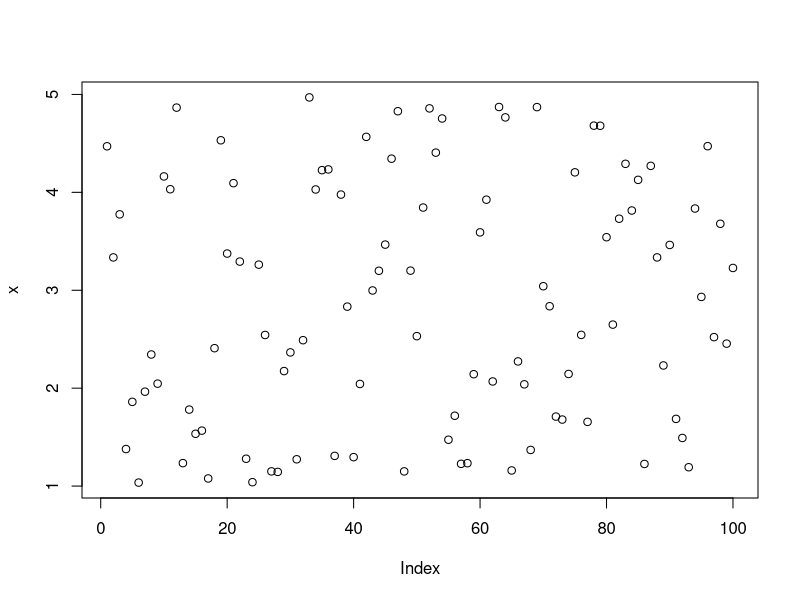
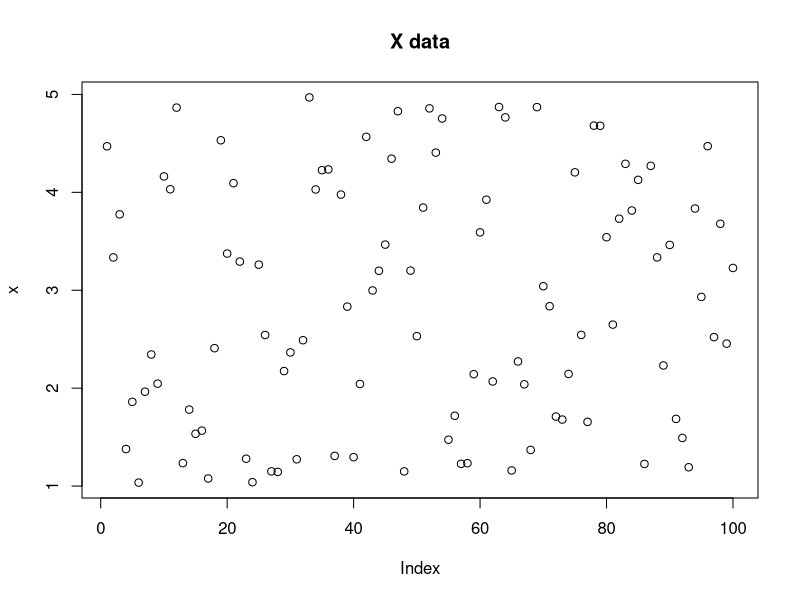
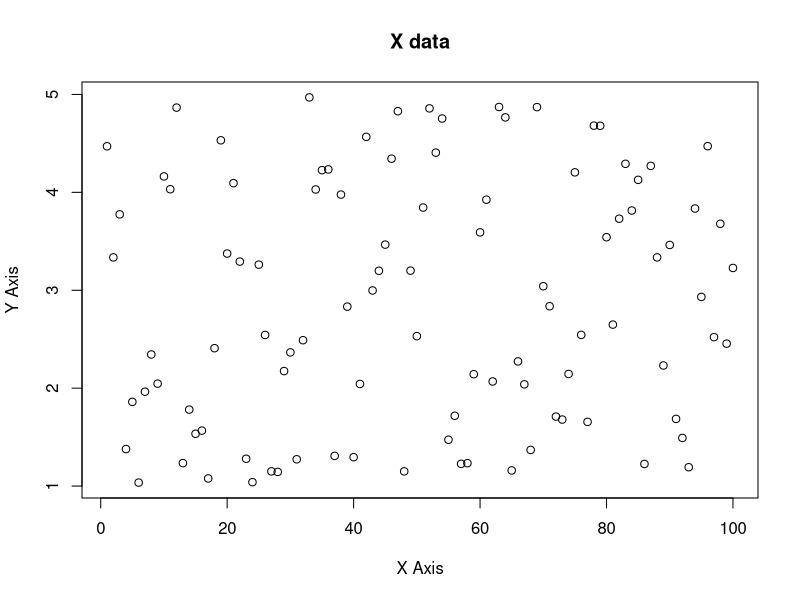
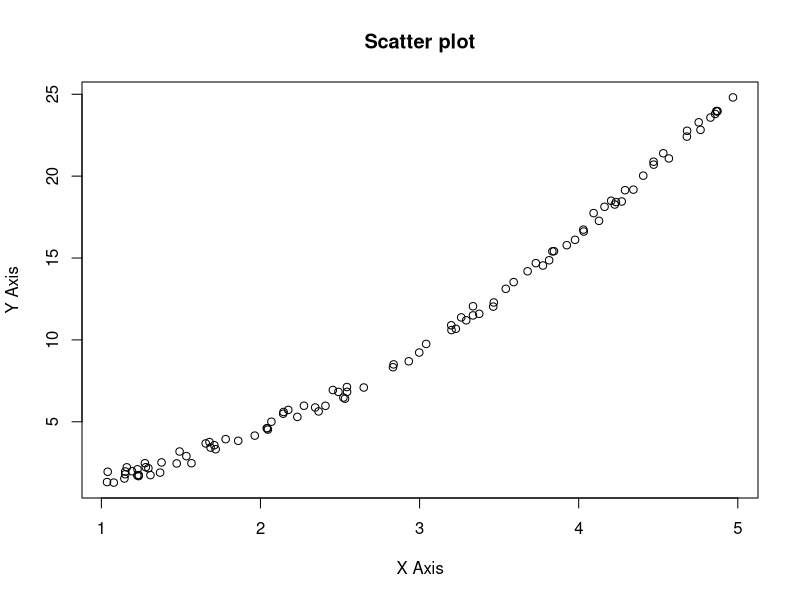
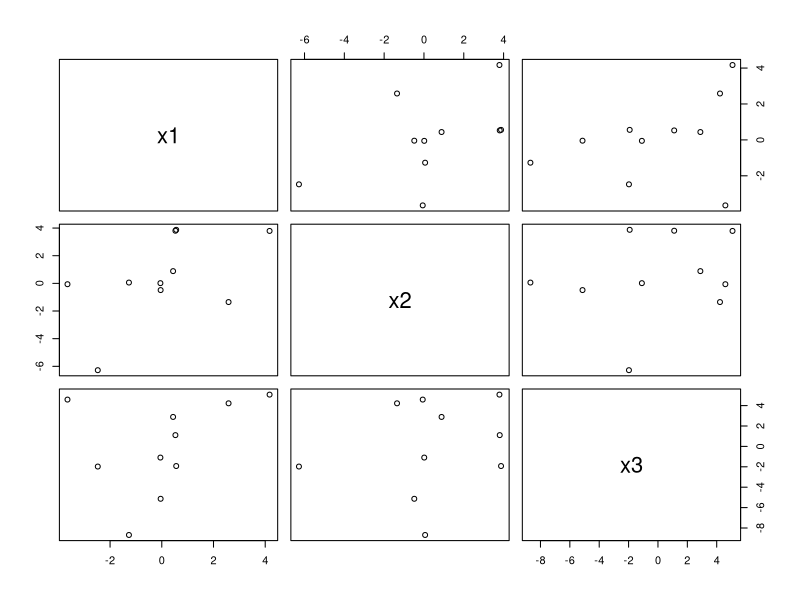
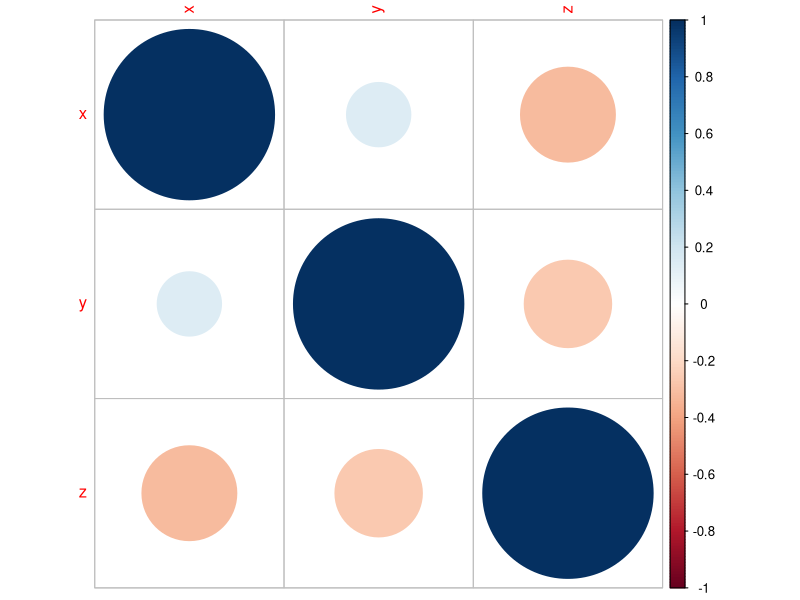
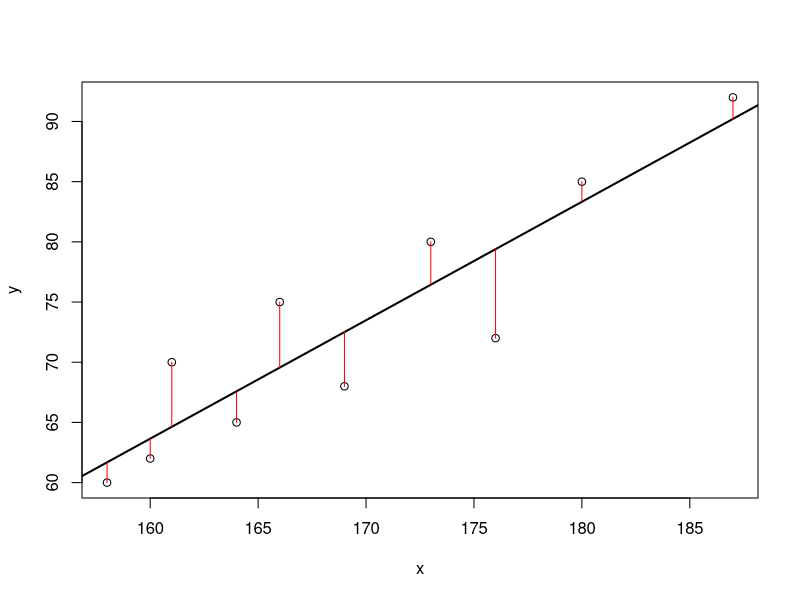
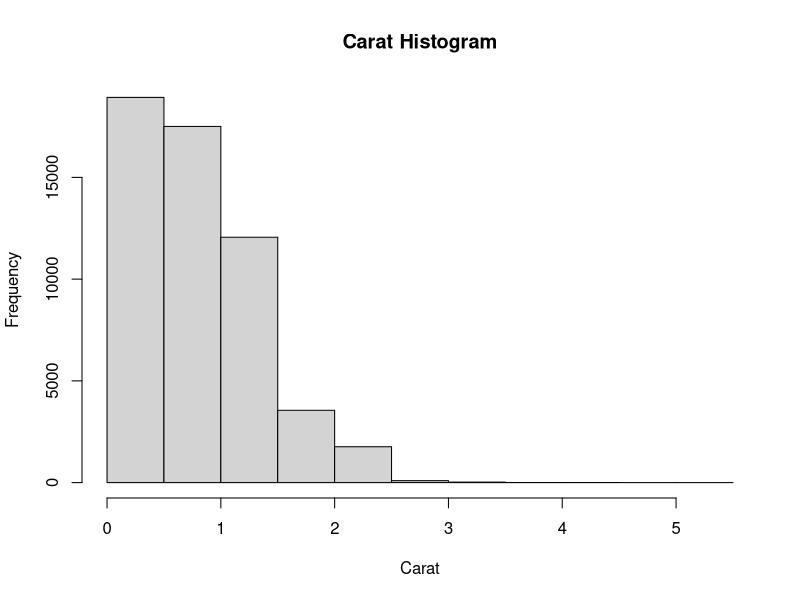

Here is the R script that generated these plots, in order:
###############################################################
# Lab II - Basics of Ploting and ggplot
#-------------------------------------------------------------#
# #############################################################

#-------------------------------------------------------------
# Step 1: Random Number and Plot
#-------------------------------------------------------------
x <- runif(100, min = 1, max = 5)
x
y <- x^2 + runif(100)
y

# 1.1 Plot x
plot(x)
plot(x, main = "X data")
plot(x, main = "X data",xlab = "X Axis", ylab="Y Axis")


# 1.2 Scatter Plot; x vs y
plot(x, y, main = "Scatter plot",xlab = "X Axis", ylab="Y Axis")


# 1.3 Saving the Plot to a file
png(filename="MyPlot.png")
plot(x, y, main = "Scatter plot",xlab = "X Axis", ylab="Y Axis")
dev.off()
getwd()   # Get the Current Working Directory, Similar to pwd in linux



#-------------------------------------------------------------
# Step 2: The Normal Distribution
#-------------------------------------------------------------
x1 <- rnorm(10,sd=2)
x1
x2 <- rnorm(10,sd=3)
x2
x3 <- rnorm(10,sd=4)
x3

# Plot x1,x2,x3 together
df <- data.frame(x1,x2,x3)
plot(df[,1:3])



#-------------------------------------------------------------
# Step 3: Min, Max, Sum, Std Deviation
#         Mean, Median, Mode
#-------------------------------------------------------------
x <- c(2,7,3,2,4,1,8,2,4,2,8,-5,4)
min(x)
max(x)
sum(x)
sd(x)

mean(x)
median(x)

# To get mode (Most occured element in a list)
getmode <- function(v) {
  uniqv <- unique(v)
  uniqv[which.max(tabulate(match(v, uniqv)))]
}

getmode(x)


#-------------------------------------------------------------
# Step 4: Correlation, Variance and Covariance (Matrices) 
#-------------------------------------------------------------

x <- c(2,7,3,2,4,1,8,2,4,2,8,-5,4)
y <- c(6,3,8,1,3,6,8,2,3,5,8,4,-6)
z <- round(runif(13,min=-10, max=10),0) 

# Variance
var(x, y)

# Co-variance
cov(x, y, method = "pearson")
cov(x, y, method = "kendall")
cov(x, y, method = "spearman")

# Correlation
cor(x, y, method = "pearson")
cor(x, y, method = "kendall")
cor(x, y, method = "spearman")


# Pairwise correlation
df <- data.frame(x,y,z)
pairCor <- cor(df,use="pairwise",method="pearson")
pairCor


# Visualize correlation of all variable with each other
install.packages("corrplot")
library(corrplot)
corrplot(pairCor)


#-------------------------------------------------------------
# Step 5: Linear Regression
#-------------------------------------------------------------

x <- c(173, 169, 176, 166, 161, 164, 160, 158, 180, 187)
y <- c(80, 68, 72, 75, 70, 65, 62, 60, 85, 92) 

linearModel <- lm(y ~ x)
plot(x, y)
abline(linearModel, lwd=2)
predicted <- predict(linearModel) 
segments(x, y, x, predicted, col="red")


#-------------------------------------------------------------
# Step 6: Basic Plots using ggplot
#-------------------------------------------------------------

install.packages("ggplot2")
library(ggplot2)

data(diamonds)  # Loading build-in dataset
head(diamonds)
summary(diamonds) #Summarize the dataset

# 6.1 Histogram
hist(diamonds$carat, main = "Carat Histogram", xlab = "Carat")

plot(price ~ carat, data = diamonds)
plot(diamonds$carat, diamonds$price)


# 6.2 Boxplots

boxplot(diamonds$carat)

# The idea behind the boxplot is that the 
# thick middle line represents the median and 
# the box is bounded by the first and third 
# quartiles. That is, the middle 50% of data 
# (the Interquartile Range or IQR) is held in 
# the box. The lines extend out to 1.5*IQR in 
# both directions. Outlier points are then
# plotted beyond that. It is important to note 
# that while 50% of the data are very visible 
# in the box, that means 50% of the data are 
# not really displayed. That is a lot of 
# information to not see.


boxplot(diamonds)
boxplot(diamonds[,-c(7)]) # dropping carat column


# 6.3 Histograms and Densities
ggplot(data = diamonds) + geom_histogram(aes(x = carat))
ggplot(data = diamonds) + geom_density(aes(x = carat), fill = "grey50")

# Scatter Plot
ggplot(diamonds, aes(x = carat, y = price)) + geom_point()

g <- ggplot(diamonds, aes(x = carat, y = price))
g + geom_point(aes(color = color))
g + geom_point(aes(color = color)) + facet_wrap(~color)
g + geom_point(aes(color = color)) + facet_grid(cut ~ clarity)


ggplot(diamonds, aes(x = carat)) + geom_histogram() + facet_wrap(~color)
ggplot(diamonds, aes(y = carat, x = 1)) + geom_boxplot()
ggplot(diamonds, aes(y = carat, x = cut)) + geom_boxplot()
ggplot(diamonds, aes(y = carat, x = cut)) + geom_violin()

ggplot(diamonds, aes(y = carat, x = cut)) + geom_point() + geom_violin()
ggplot(diamonds, aes(y = carat, x = cut)) + geom_violin() + geom_point()

ggplot(economics, aes(x = date, y = pop)) + geom_line()


# 6.3 More Plots using ggplots

install.packages("lubridate")
install.packages("scales")

library(lubridate)
library(scales)
economics$year <- year(economics$date)
economics$month <- month(economics$date, label=TRUE)
econ2000 <- economics[which(economics$year >= 2000), ]

# build the foundation of the plot
g <- ggplot(econ2000, aes(x=month, y=pop))

# add lines color coded and grouped by year
# the group aesthetic breaks the data into separate groups
g <- g + geom_line(aes(color=factor(year), group=year))

# name the legend "Year"
g <- g + scale_color_discrete(name="Year")

# format the y axis
g <- g + scale_y_continuous(labels=comma)

# add a title and axis labels
g <- g + labs(title="Population Growth", x="Month", y="Population")

# plot the graph
g


# 6.4 Mpore on ggplots
install.packages("ggthemes")
library(ggthemes)
# build a plot and store it in g2
g2 <- ggplot(diamonds, aes(x=carat, y=price)) + geom_point(aes(color=color))
# apply a few themes
g2 + theme_economist() + scale_colour_economist()
g2 + theme_excel() + scale_colour_excel()
g2 + theme_tufte()
g2 + theme_wsj()



#-------------------------------------------------------------
# Step 7: Grid and a curve plotting
#-------------------------------------------------------------

x <- round(runif(13,min=-5, max=5),0) 
y <- round(runif(13,min=-5, max=5),0) 
z <- round(runif(13,min=-5, max=5),0) 

plot(z, type = "n")
grid(lty = 1, lwd = 2)
curve(x^2, col = "blue", add = TRUE)
curve(x^2 + 1, col = "blue", add = TRUE)
points(z^2, pch = 20)


#-------------------------------------------------------------
# Step 8: Grphical Parameters
#-------------------------------------------------------------

plot(z, type = "o", col = 'red', pch = 16, cex = 2)
plot(z, col = c('red', 'blue'), pch = "+", cex = 2)


#-------------------------------------------------------------
# Step 9: Colors Plotting
#-------------------------------------------------------------
colors()
palette() ## default palette
palette(sample(colors(), 10)) ## change palette
plot(runif(50), col = rep(1:10, each = 5), pch = 16, cex = 2)


#-------------------------------------------------------------
# Step 10: Histogram Plotting - Frequency Plotting
#-------------------------------------------------------------

# create a grouping variable of length 100
a <- factor(sample(1:5, 13, replace = TRUE), levels = 1:5)
a
levels(a) <- LETTERS[1:5]
a
plot(a)
plot(y ~ a)   # Box Plot


#-------------------------------------------------------------
# Step 11: Plotting of Data frames 
#-------------------------------------------------------------

# scatterplot matrix: a matrix of all pairwise bivariate scatterplots.
iris        # Dataset
head(iris)
class(iris)
plot(iris)
plot(iris[1:4], col = as.numeric(iris$Species)) # color by Species


#-------------------------------------------------------------
# Step 12: Function Plotting
#-------------------------------------------------------------
plot(sin, from = -2 * pi, to = 2 * pi)
plot(cos, from = -2 * pi, to = 2 * pi)

damped.sin <- function(x) sin(5 * x) * exp(-x^2) ## New function
class(damped.sin)
plot(damped.sin, from = -pi, to = pi)

